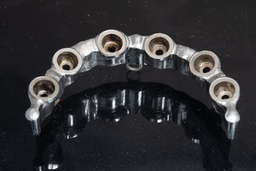
#> input picture dental-lab/assets/img_01.jpg, 256 x 171 px, shrunk from 2000 x 1333 before the run
$ jupyter execute convolve_02_forloop.ipynb
#> lines starting #> are read from the running program, lines starting #| are printed output that depends on the picture; after the words box and inside, x2 and y2 are one past the last pixel; in counts of white or black regions, pixels touching at a corner belong together
[cell 1]
import numpy as np
import math as m
import cv2
from PIL import Image
import matplotlib as mlib
import matplotlib.pyplot as plt
from scipy import ndimage as ndi
from skimage.feature import peak_local_max
from skimage import data, img_as_float

# input data for a 'filter matrix'

# import image
img_smpl = cv2.imread('assets/img_01.jpg', 0); N = 220
#img_smpl = cv2.imread('assets/img_02.jpg', 0); N = 420
#img_smpl = cv2.imread('assets/img_03.jpg', 0); N = 590

# size of socket - diameters
# img_01.png - sice of socket - diam = 220
# img_02.png - sice of socket - diam = 420
# img_03.png - sice of socket - diam = 590

# make sure the kernel.shape is "odd"
if N%2 > 0:
    print('Input number is odd ... that is OK.\n')
else:
    print('Input number is even ... add 1 \n')
    N = N + 1


A = np.empty(shape=(N,N))

# coef measured from image
R_out = (N//2)*1.01
R_in = R_out*0.76

# create the filter kernel - "Disk"
for i in range(0,N):
    for j in range(0,N):
        A[i,j]= np.sqrt((i-N//2)**2 + (j-N//2)**2)

for i in range(0,N):
    for j in range(0,N):
        if A[i,j] > R_out or A[i,j] < R_in:
            A[i,j] = 0
        else:
            A[i,j] = 1

img_filtr = Image.fromarray(np.uint8(A*255) , 'L')
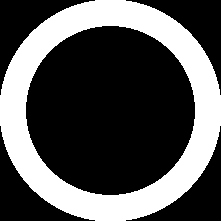
#> img_filtr: PIL image 221x221 L; 33.5% white; 1 white region, box (x1, y1, x2, y2) and area: (0, 0, 221, 221) 16348
print('Disk filter geometry')
plt.imshow(img_filtr)

[cell 2]
# convert img to GrayScale
img_gray = cv2.cvtColor(img_smpl, cv2.COLOR_GRAY2BGR)
# converting to numpy array
data = np.asarray(img_gray)
data_gray = data[:,:,0] # now only a matrix MxN - no other channels/layers

# create padding around original image of the size of Kernel to fit the filter convolution
[x_img,y_img] = data_gray.shape # size of image
#> x_img = 171; y_img = 256
[x_kern,y_kern] = A.shape # size of filter - kernel
# create matrix of zeros to be contatenated around original
Zero_side = np.zeros(shape=(x_img,y_kern//2))
Zero_line = np.zeros(shape=(x_kern//2,y_img+y_kern-1))
# putting all togather
data_center = np.concatenate((Zero_side,data_gray,Zero_side),1)
data_padding = np.concatenate((Zero_line,data_center,Zero_line),0)

[cell 3]
# convolution of padded image and Kernel filter
# Convolution of image with kernel of with the shape of "disk" with diameter of the Teeth sockets (measured from original image)
# the result shows the image with maximum where the teeth socket center is located.
Kern =  A

[x_img,y_img] = data_gray.shape # size of image
[x_kern,y_kern] = Kern.shape # size of filter - kernel
[x_padd,y_padd] = data_padding.shape # size of padded image
#> x_padd = 391; y_padd = 476

Kern_n_elem = x_kern*y_kern

# creating empty matrix
Conv = np.empty(shape=(x_padd,y_padd))
Edge_x = np.ones(shape =(x_padd,y_padd)) # matrix to solve "edge and corner" problem
Edge_y = np.ones(shape =(x_padd,y_padd))

print('This solution using "FOR loop" takes too long. Another solution comming up using only Matrix operations...')
print('But for now it works :)')
# FOR loop to multiply each selected submatrix with kernel
for i in range(x_kern//2 , (x_kern//2)+x_img):
    for j in range(y_kern//2 , (y_kern//2)+y_img):
        B_sub = data_padding[i-x_kern//2:i+x_kern//2+1 , j-y_kern//2:j+y_kern//2+1] #selecting the sub matrix from img
        Conv_sub = np.multiply(B_sub,Kern) # element wise multiplication
        Conv[i,j] = Conv_sub.sum()/Kern_n_elem # summation of the [i,j] result
        #creating the "edge effect correction"
        if j >= y_kern//2 and j <= (y_kern-1):
            y = (j-(y_kern//2)*2)/(y_kern//2)
            Edge_y[:,j] = 2 - np.sqrt(1-(y)**2)
        if j >= y_img and j <= (y_img+y_kern//2):
            y = (j-y_img)/(y_kern//2)
            Edge_y[:,j] = 2 - np.sqrt(1-y**2)
    #creating the "edge effect correction"
    if i >= x_kern//2 and i<= (x_kern-1):
        x = (i-(x_kern//2)*2)/(x_kern//2)
        #print(x)
        Edge_x[i,:] = 2 - np.sqrt(1-(x)**2)
    if i >= x_img and i <= (x_img+x_kern//2):
        x = (i-x_img)/(x_kern//2)
        Edge_x[i,:] = 2 - np.sqrt(1-x**2)

    if i%100 == 0:
        print('Cycle',i) # printing out the process of computing
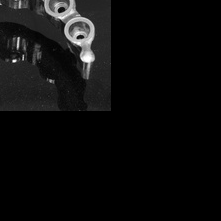
#> B_sub: shape (221, 221) float64; min 0, max 255, mean 12.1
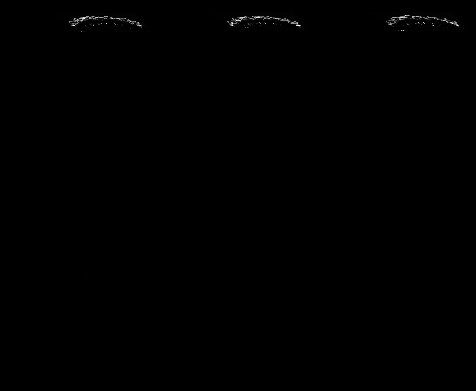
#> Conv: shape (391, 476) float64; min 0, max 59333.9, mean 114.1; drawn with min black and max white
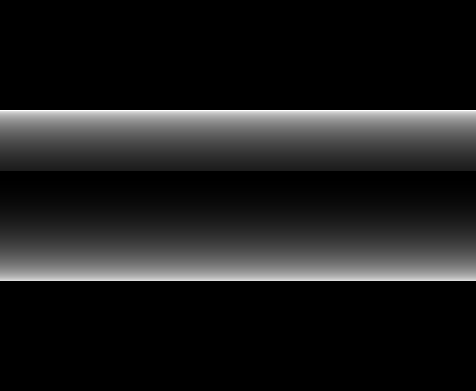
#> Edge_x: shape (391, 476) float64; min 1, max 2, mean 1.12; drawn with min black and max white
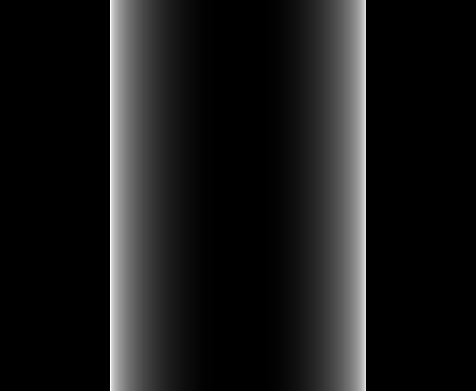
#> Edge_y: shape (391, 476) float64; min 1, max 2, mean 1.1; drawn with min black and max white

# coefitient matrix to eliminate the Edge and corner effect in Convolution (for circle filter)
# combining the Edge effect reduction matrix
Edge_comb = np.multiply(Edge_x,Edge_y) # at sides the maximum is "2", in the corner it is "4 = 2*2"
Edge_sub = Edge_comb[x_kern//2:(x_kern//2)+x_img,y_kern//2:(y_kern//2)+y_img] # submatrix in size of original image

#dodelat padding
Edge_coef = np.ones(shape =(x_padd,y_padd))
Edge_coef[x_kern//2:(x_kern//2)+x_img,y_kern//2:(y_kern//2)+y_img]=Edge_sub # inserting the Edge effect matrix

Conv_edge = np.multiply(Conv,Edge_coef) # edge defect lowered

[cell 4]
# cutting off the padding
Conv_edge_copy = Conv_edge.copy()
Conv_edge_offpad = Conv_edge_copy[x_kern//2:(x_kern//2)+x_img,y_kern//2:(y_kern//2)+y_img]
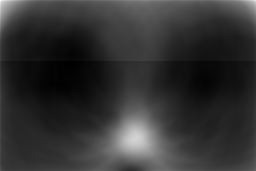
#> Conv_edge_offpad: shape (171, 256) float64; min 6.92, max 28.7, mean 11.2; drawn with min black and max white

# treshold background to obtain only ROI

Conv_edge_rescale = Conv_edge_offpad/np.amax(Conv_edge_offpad)*255 # rescale the image to 8bit values
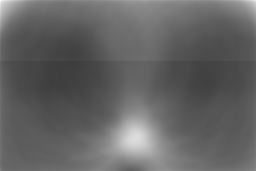
#> Conv_edge_rescale: shape (171, 256) float64; min 61.45, max 255, mean 99.9

Conv_edge_res_trsh = Conv_edge_rescale.copy() # creating a copy of a matrix
Conv_edge_res_trsh[Conv_edge_res_trsh < 180] = 0 # treshold value to omit the background and unintentional peaks that might be evaluated.
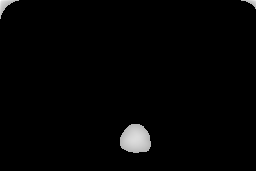
#> Conv_edge_res_trsh: shape (171, 256) float64; min 0, max 255, mean 4

# gathering images to be used and shown
im_0 = img_as_float(img_gray) # original image
im_1 = img_as_float(Conv_edge_rescale) # convolved image
im = img_as_float(Conv_edge_res_trsh) # convolved image with treshold

# parameters in the localization of local maximum
# N ... size of original kernel used in "disc" convolution
N1 = int(N*1) # size of area to be summed (filter)
N2 = int(N*0.8) # minimal distance between local maximums

# image_max is the dilation of im with a N1*N1 structuring element (square)
# It is used within peak_local_max function
image_max = ndi.maximum_filter(im, size=N1, mode='constant') # mode='constant' reffers to "padding" mode
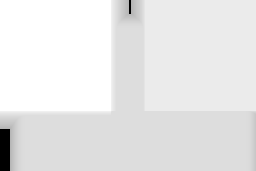
#> image_max: shape (171, 256) float64; min 0, max 255, mean 232.1

# Comparison between image_max and im to find the coordinates of local maxima
coordinates = peak_local_max(im, min_distance=N2)
#> coordinates = empty array

print('Figures representig the chain of steps in the process of "finding the coordinates of sockets".')
print('Read from left to right.')
# display results as one figure
fig, axes = plt.subplots(2, 3, figsize=(15, 5), sharex=True, sharey=True)
ax = axes.ravel()

ax[0].imshow(im_0, cmap=plt.cm.gray)
ax[0].axis('off')
ax[0].set_title('Original')

ax[1].imshow(im_1, cmap=plt.cm.gray)
ax[1].axis('off')
ax[1].set_title('Convolution of "original" and "Disk filter"')

ax[2].imshow(im, cmap=plt.cm.gray)
ax[2].axis('off')
ax[2].set_title('Treshold')

ax[3].imshow(image_max, cmap=plt.cm.gray)
ax[3].axis('off')
ax[3].set_title('Maximum filter applied')

ax[4].imshow(im_1, cmap=plt.cm.gray)
ax[4].autoscale(False)
ax[4].plot(coordinates[:, 1], coordinates[:, 0], 'r.')
ax[4].axis('off')
ax[4].set_title('Localization of peaks in "convolved img"')

ax[5].imshow(img_gray, cmap=plt.cm.gray)
ax[5].autoscale(False)
ax[5].plot(coordinates[:, 1], coordinates[:, 0], 'r.')
ax[5].axis('off')
ax[5].set_title('Localization in original img')

fig.tight_layout()
fig.savefig('assets/results/Figure_all_img_01.png')
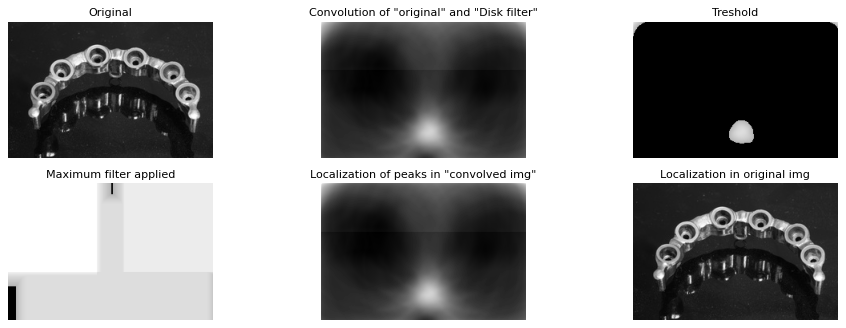
#> figure drawn by matplotlib, 6 panels

plt.show()

# show coordinates of the center of the sockets
print('Number of local maximums = number of sockets = ',coordinates.shape[0])
#| Number of local maximums = number of sockets =  0
print('Coordinates of the local maximum:\n',coordinates)
#| Coordinates of the local maximum:
#|  []

$ run again, with dental-lab/assets/img_03.jpg copied over dental-lab/assets/img_01.jpg
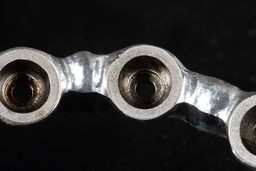
#> input picture dental-lab/assets/img_03.jpg, 256 x 171 px, shrunk from 2000 x 1333 before the run
#> img_filtr: PIL image 221x221 L; 33.5% white; 1 white region, box (x1, y1, x2, y2) and area: (0, 0, 221, 221) 16348
#> `image_max = ndi.maximum_filter(im, size=N1, mode='constant') # mode='c..`:
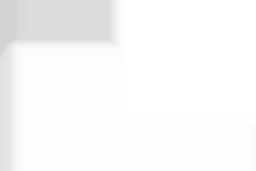
#> image_max: shape (171, 256) float64; min 211.3, max 255, mean 249.3
#> coordinates = empty array
#| Number of local maximums = number of sockets =  0
#| Coordinates of the local maximum:
#|  []
